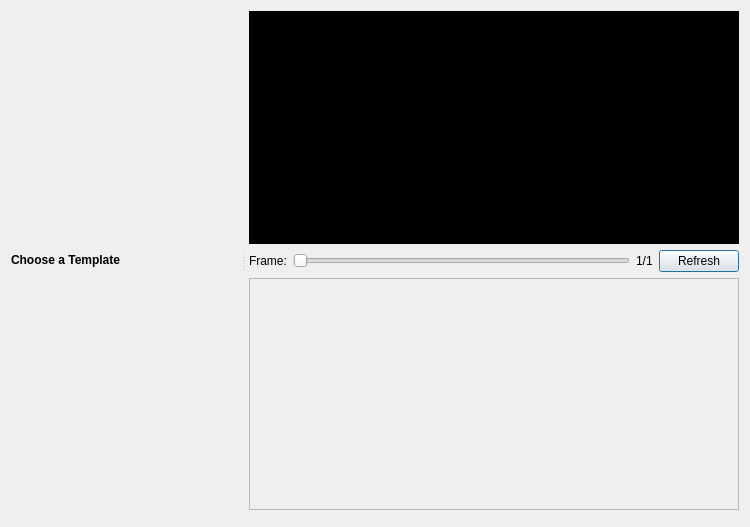
<?xml version="1.0" encoding="UTF-8"?>
<ui version="4.0">
 <class>Dialog</class>
 <widget class="QDialog" name="Dialog">
  <property name="geometry">
   <rect>
    <x>0</x>
    <y>0</y>
    <width>750</width>
    <height>527</height>
   </rect>
  </property>
  <property name="windowTitle">
   <string>Animated Titles</string>
  </property>
  <property name="windowIcon">
   <iconset>
    <normaloff>../../images/openshot.png</normaloff>../../images/openshot.png</iconset>
  </property>
  <property name="autoFillBackground">
   <bool>false</bool>
  </property>
  <layout class="QGridLayout" name="gridLayout">
   <item row="2" column="0">
    <widget class="QDialogButtonBox" name="buttonBox">
     <property name="orientation">
      <enum>Qt::Horizontal</enum>
     </property>
     <property name="standardButtons">
      <set>QDialogButtonBox::NoButton</set>
     </property>
    </widget>
   </item>
   <item row="1" column="0">
    <widget class="QSplitter" name="splitter">
     <property name="lineWidth">
      <number>3</number>
     </property>
     <property name="orientation">
      <enum>Qt::Horizontal</enum>
     </property>
     <property name="handleWidth">
      <number>10</number>
     </property>
     <widget class="QWidget" name="widget" native="true">
      <property name="sizePolicy">
       <sizepolicy hsizetype="MinimumExpanding" vsizetype="Preferred">
        <horstretch>0</horstretch>
        <verstretch>0</verstretch>
       </sizepolicy>
      </property>
      <property name="minimumSize">
       <size>
        <width>0</width>
        <height>0</height>
       </size>
      </property>
      <property name="maximumSize">
       <size>
        <width>340</width>
        <height>16777215</height>
       </size>
      </property>
      <layout class="QGridLayout" name="gridLayout_2">
       <item row="0" column="0">
        <layout class="QVBoxLayout" name="verticalLayout">
         <item>
          <widget class="QLabel" name="label">
           <property name="text">
            <string>&lt;b&gt;Choose a Template&lt;/b&gt;</string>
           </property>
          </widget>
         </item>
        </layout>
       </item>
      </layout>
     </widget>
     <widget class="QWidget" name="widget_2" native="true">
      <layout class="QGridLayout" name="gridLayout_3">
       <item row="3" column="0">
        <widget class="QScrollArea" name="scrollArea">
         <property name="widgetResizable">
          <bool>true</bool>
         </property>
         <widget class="QWidget" name="settingsContainer">
          <property name="geometry">
           <rect>
            <x>0</x>
            <y>0</y>
            <width>445</width>
            <height>219</height>
           </rect>
          </property>
          <layout class="QFormLayout" name="formLayout">
           <property name="fieldGrowthPolicy">
            <enum>QFormLayout::AllNonFixedFieldsGrow</enum>
           </property>
          </layout>
         </widget>
        </widget>
       </item>
       <item row="2" column="0">
        <layout class="QHBoxLayout" name="horizontalLayout">
         <property name="topMargin">
          <number>0</number>
         </property>
         <item>
          <widget class="QLabel" name="label_3">
           <property name="text">
            <string>Frame:</string>
           </property>
          </widget>
         </item>
         <item>
          <widget class="QSlider" name="sliderPreview">
           <property name="orientation">
            <enum>Qt::Horizontal</enum>
           </property>
          </widget>
         </item>
         <item>
          <widget class="QLabel" name="lblFrame">
           <property name="text">
            <string>1/1</string>
           </property>
          </widget>
         </item>
         <item>
          <widget class="QPushButton" name="btnRefresh">
           <property name="text">
            <string>Refresh</string>
           </property>
          </widget>
         </item>
        </layout>
       </item>
       <item row="0" column="0">
        <widget class="QLabel" name="imgPreview">
         <property name="sizePolicy">
          <sizepolicy hsizetype="Expanding" vsizetype="Expanding">
           <horstretch>0</horstretch>
           <verstretch>0</verstretch>
          </sizepolicy>
         </property>
         <property name="minimumSize">
          <size>
           <width>0</width>
           <height>0</height>
          </size>
         </property>
         <property name="styleSheet">
          <string notr="true">background-color: #000000;</string>
         </property>
         <property name="text">
          <string/>
         </property>
         <property name="scaledContents">
          <bool>true</bool>
         </property>
         <property name="alignment">
          <set>Qt::AlignCenter</set>
         </property>
        </widget>
       </item>
      </layout>
     </widget>
    </widget>
   </item>
  </layout>
 </widget>
 <resources/>
 <connections>
  <connection>
   <sender>buttonBox</sender>
   <signal>rejected()</signal>
   <receiver>Dialog</receiver>
   <slot>reject()</slot>
   <hints>
    <hint type="sourcelabel">
     <x>184</x>
     <y>234</y>
    </hint>
    <hint type="destinationlabel">
     <x>286</x>
     <y>274</y>
    </hint>
   </hints>
  </connection>
  <connection>
   <sender>buttonBox</sender>
   <signal>accepted()</signal>
   <receiver>Dialog</receiver>
   <slot>accept()</slot>
   <hints>
    <hint type="sourcelabel">
     <x>184</x>
     <y>228</y>
    </hint>
    <hint type="destinationlabel">
     <x>157</x>
     <y>274</y>
    </hint>
   </hints>
  </connection>
 </connections>
</ui>
